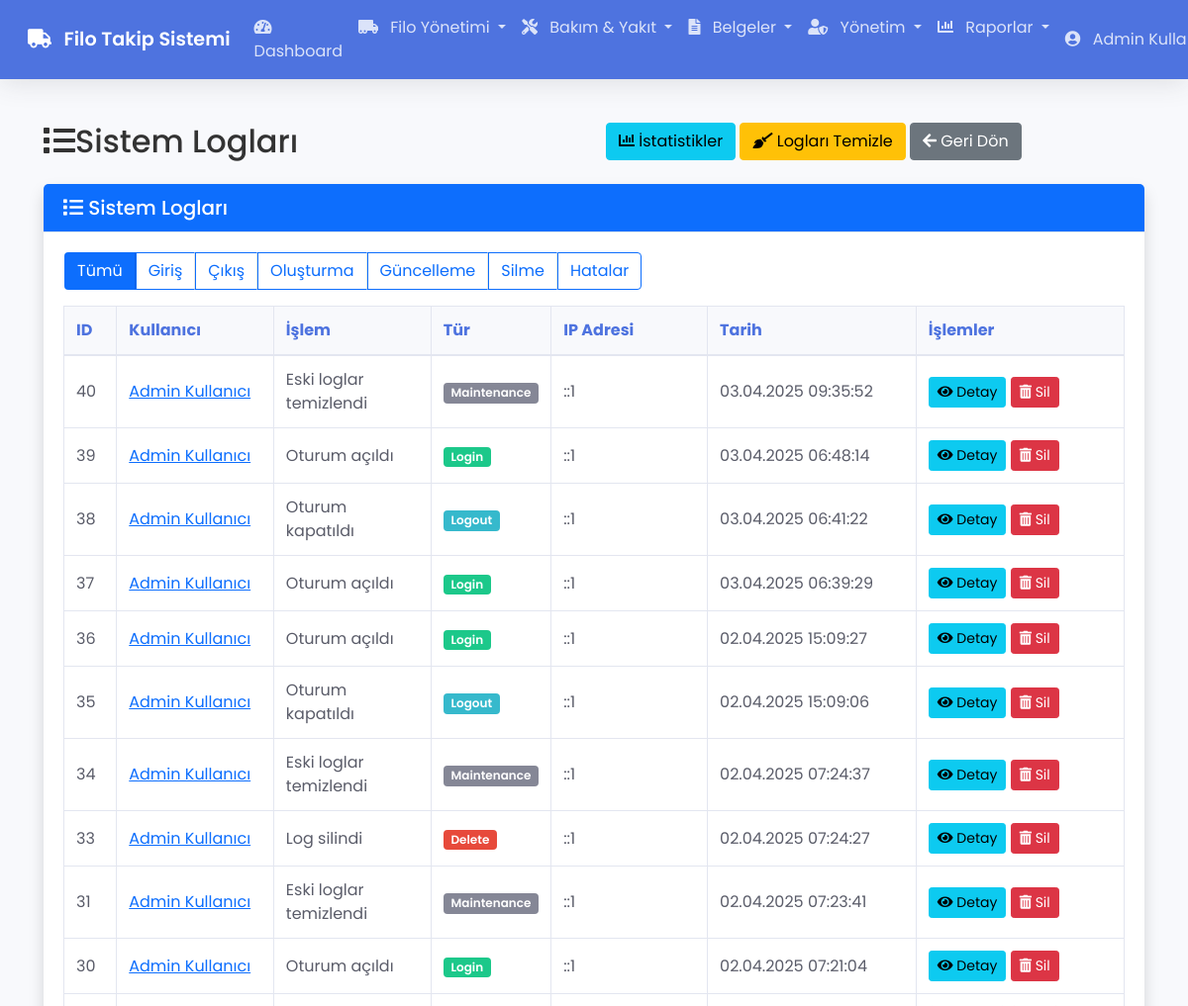
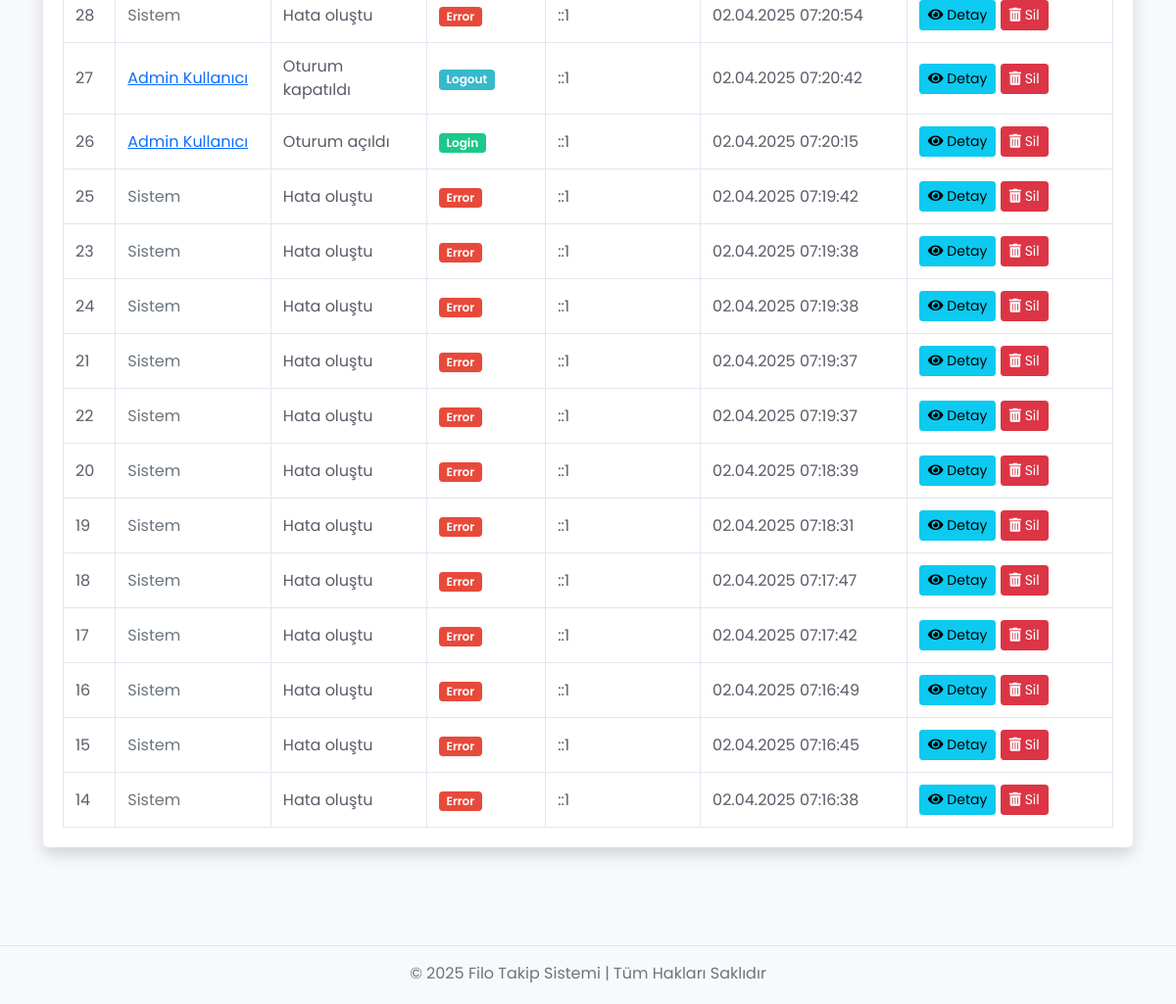
Screenshot of /logs (signed in) with the database file from the repository (2 pictures, top to bottom).
### tables this page shows
CREATE TABLE `system_logs` (
  `id` int(11) NOT NULL,
  `user_id` int(11) DEFAULT NULL,
  `action` varchar(255) NOT NULL,
  `type` varchar(50) NOT NULL,
  `ip_address` varchar(50) NOT NULL,
  `details` text DEFAULT NULL,
  `created_at` timestamp NOT NULL DEFAULT current_timestamp()
);

CREATE TABLE `users` (
  `id` int(11) NOT NULL,
  `name` varchar(100) NOT NULL,
  `email` varchar(100) NOT NULL,
  `password` varchar(255) NOT NULL,
  `role` enum('admin','user') NOT NULL DEFAULT 'user',
  `created_at` timestamp NOT NULL DEFAULT current_timestamp()
);

### app/controllers/Logs.php (called while the page is built, shortened)
<?php
class Logs extends Controller {
    private $logModel;
    public function __construct() {
        $this->logModel = $this->model('Log');
    }
    public function index() {
        $logs = $this->logModel->getLogs();
        $data = [
            'title' => 'Sistem Logları',
            'logs' => $logs
        ];
        $this->view('logs/index', $data);
    }
}

### app/core/App.php (called while the page is built, shortened)
<?php
class App {
    protected $currentMethod = 'index';
    public function __construct() {
        $url = $this->getUrl();
        if(isset($url[0]) && file_exists('app/controllers/' . ucwords($url[0]) . '.php')) {
            unset($url[0]);
        }
        $this->currentController = new $this->currentController;
        $this->params = $url ? array_values($url) : [];
        try {
            call_user_func_array([$this->currentController, $this->currentMethod], $this->params);
        } catch (ArgumentCountError $e) {
            error_log('Parametre hatası: ' . $e->getMessage());
            $this->show404();
        } catch (Error $e) {
            error_log('Uygulama hatası: ' . $e->getMessage());
            include 'app/views/errors/500.php';
        } catch (Exception $e) {
            error_log('Uygulama istisnası: ' . $e->getMessage());
            include 'app/views/errors/500.php';
        }
    }
    public function getUrl() {
        if(isset($_GET['url'])) {
            $url = rtrim($_GET['url'], '/');
            $url = filter_var($url, FILTER_SANITIZE_URL);
            $url = explode('/', $url);
            return $url;
        }
        return [];
    }
}

### index.php (called while the page is built, shortened)
<?php
require_once 'app/core/App.php';
require_once 'app/core/Controller.php';
require_once 'app/core/Database.php';
require_once 'app/models/Log.php';
$app = new App;

### app/core/Database.php (called while the page is built, shortened)
<?php
class Database {
    private $host = DB_HOST;
    private $user = DB_USER;
    private $pass = DB_PASS;
    private $dbname = DB_NAME;
    private $dbh;
    private $stmt;
    public function __construct() {
        $dsn = 'mysql:host=' . $this->host . ';dbname=' . $this->dbname . ';charset=utf8';
        $options = array(
            PDO::ATTR_PERSISTENT => true,
            PDO::ATTR_ERRMODE => PDO::ERRMODE_EXCEPTION,
            PDO::ATTR_DEFAULT_FETCH_MODE => PDO::FETCH_OBJ,
            PDO::ATTR_EMULATE_PREPARES => false
        );
        try {
            $this->dbh = new PDO($dsn, $this->user, $this->pass, $options);
        } catch(PDOException $e) {
            $this->error = $e->getMessage();
            echo $this->error;
        }
    }
    public function query($sql) {
        $this->stmt = $this->dbh->prepare($sql);
    }
    public function execute() {
        return $this->stmt->execute();
    }
    public function resultSet() {
        $this->execute();
        return $this->stmt->fetchAll();
    }
}

### app/models/Log.php (called while the page is built, shortened)
<?php
class Log {
    private $db;
    public function __construct() {
        $this->db = new Database;
    }
    public function getLogs($limit = null) {
        if ($limit) {
            $this->db->query('SELECT sl.*, u.name as user_name
                              FROM system_logs sl
                              LEFT JOIN users u ON sl.user_id = u.id
                              ORDER BY sl.created_at DESC
                              LIMIT :limit');
            $this->db->bind(':limit', $limit);
        } else {
            $this->db->query('SELECT sl.*, u.name as user_name
                              FROM system_logs sl
                              LEFT JOIN users u ON sl.user_id = u.id
                              ORDER BY sl.created_at DESC');
        }
        return $this->db->resultSet();
    }
}

### app/views/logs/index.php (the view, shortened to what this page needs)
<?php require APPROOT . '/views/inc/header.php'; ?>
<div class="container-fluid mt-4">
    <div class="row mb-3">
        <div class="col-md-6">
            <h2><i class="fas fa-list mr-2"></i><?php echo $data['title']; ?></h2>
        </div>
        <div class="col-md-6">
            <div class="float-right">
                <a href="<?php echo URLROOT; ?>/logs/stats" class="btn btn-info">
                    <i class="fas fa-chart-bar mr-1"></i> İstatistikler
                </a>
                <a href="<?php echo URLROOT; ?>/logs/clean" class="btn btn-warning">
                    <i class="fas fa-broom mr-1"></i> Logları Temizle
                </a>
                <a href="<?php echo URLROOT; ?>/dashboard" class="btn btn-secondary">
                    <i class="fas fa-arrow-left mr-1"></i> Geri Dön
                </a>
            </div>
        </div>
    </div>
    <div class="card shadow">
        <div class="card-header bg-primary text-white">
            <h5 class="mb-0"><i class="fas fa-list mr-2"></i> Sistem Logları</h5>
        </div>
        <div class="card-body">
            <div class="row mb-3">
                <div class="col-md-12">
                    <div class="btn-group">
                        <a href="<?php echo URLROOT; ?>/logs" class="btn btn-outline-primary <?php echo !isset($data['type']) ? 'active' : ''; ?>">
                            Tümü
                        </a>
                        <a href="<?php echo URLROOT; ?>/logs/type/login" class="btn btn-outline-primary <?php echo (isset($data['type']) && $data['type'] == 'login') ? 'active' : ''; ?>">
                            Giriş
                        </a>
                        <a href="<?php echo URLROOT; ?>/logs/type/logout" class="btn btn-outline-primary <?php echo (isset($data['type']) && $data['type'] == 'logout') ? 'active' : ''; ?>">
                            Çıkış
                        </a>
                        <a href="<?php echo URLROOT; ?>/logs/type/create" class="btn btn-outline-primary <?php echo (isset($data['type']) && $data['type'] == 'create') ? 'active' : ''; ?>">
                            Oluşturma
                        </a>
                        <a href="<?php echo URLROOT; ?>/logs/type/update" class="btn btn-outline-primary <?php echo (isset($data['type']) && $data['type'] == 'update') ? 'active' : ''; ?>">
                            Güncelleme
                        </a>
                        <a href="<?php echo URLROOT; ?>/logs/type/delete" class="btn btn-outline-primary <?php echo (isset($data['type']) && $data['type'] == 'delete') ? 'active' : ''; ?>">
                            Silme
                        </a>
                        <a href="<?php echo URLROOT; ?>/logs/type/error" class="btn btn-outline-primary <?php echo (isset($data['type']) && $data['type'] == 'error') ? 'active' : ''; ?>">
                            Hatalar
                        </a>
                    </div>
                </div>
            </div>
            <?php if(!empty($data['logs'])) : ?>
                <div class="table-responsive">
                    <table class="table table-bordered table-hover">
                        <thead class="thead-dark">
                            <tr>
                                <th width="5%">ID</th>
                                <th width="15%">Kullanıcı</th>
                                <th width="15%">İşlem</th>
                                <th width="10%">Tür</th>
                                <th width="15%">IP Adresi</th>
                                <th width="20%">Tarih</th>
                                <th width="20%">İşlemler</th>
                            </tr>
                        </thead>
                        <tbody>
                            <?php foreach($data['logs'] as $log) : ?>
                                <tr>
                                    <td><?php echo $log->id; ?></td>
                                    <td>
                                        <?php if($log->user_id) : ?>
                                            <a href="<?php echo URLROOT; ?>/logs/user/<?php echo $log->user_id; ?>">
                                                <?php echo $log->user_name; ?>
                                            </a>
                                        <?php else : ?>
                                            <span class="text-muted">Sistem</span>
                                        <?php endif; ?>
                                    </td>
                                    <td><?php echo $log->action; ?></td>
                                    <td>
                                        <?php
                                            $badgeClass = 'badge-secondary';
                                            switch($log->type) {
                                                case 'login':
                                                    $badgeClass = 'badge-success';
                                                    break;
                                                case 'logout':
                                                    $badgeClass = 'badge-info';
                                                    break;
                                                case 'delete':
                                                    $badgeClass = 'badge-danger';
                                                    break;
                                                case 'error':
                                                    $badgeClass = 'badge-danger';
                                                    break;
                                            }
                                        ?>
                                        <span class="badge <?php echo $badgeClass; ?>">
                                            <?php echo ucfirst($log->type); ?>
                                        </span>
                                    </td>
                                    <td><?php echo $log->ip_address; ?></td>
                                    <td><?php echo date('d.m.Y H:i:s', strtotime($log->created_at)); ?></td>
                                    <td>
                                        <a href="<?php echo URLROOT; ?>/logs/show/<?php echo $log->id; ?>" class="btn btn-sm btn-info">
                                            <i class="fas fa-eye mr-1"></i> Detay
                                        </a>
                                        <form class="d-inline" action="<?php echo URLROOT; ?>/logs/delete/<?php echo $log->id; ?>" method="POST">
                                            <button type="submit" class="btn btn-sm btn-danger" onclick="return confirm('Bu log kaydını silmek istediğinize emin misiniz?')">
                                                <i class="fas fa-trash-alt mr-1"></i> Sil
                                            </button>
                                        </form>
                                    </td>
                                </tr>
                            <?php endforeach; ?>
                        </tbody>
                    </table>
                </div>
            <?php else : ?>
                <div class="alert alert-info">
                    <i class="fas fa-info-circle mr-1"></i> Gösterilecek log kaydı bulunamadı.
                </div>
            <?php endif; ?>
        </div>
    </div>
</div>
<?php require APPROOT . '/views/inc/footer.php'; ?>

### public/css/style.css (style rules this page uses)
body { font-family: 'Poppins', sans-serif; background-color: #f8f9fc; color: #333; padding-bottom: 60px; }
.card { margin-bottom: 20px; border: 0; border-radius: 0.35rem; box-shadow: 0 0.15rem 1.75rem 0 rgba(58, 59, 69, 0.1); }
.card-header { background-color: #f8f9fc; border-bottom: 1px solid #e3e6f0; padding: 0.75rem 1.25rem; font-weight: 600; }
.card-body { padding: 1.25rem; }
.table { margin-bottom: 0; color: #5a5c69; width: 100%; border-collapse: collapse; }
.table thead th { vertical-align: bottom; border-bottom: 2px solid #e3e6f0; background-color: #f8f9fc; font-weight: 700; color: #4e73df; }
.table th, .table td { padding: 0.75rem; vertical-align: middle; border-top: 1px solid #e3e6f0; }
.table-bordered { border: 1px solid #e3e6f0; }
.table-bordered th, .table-bordered td { border: 1px solid #e3e6f0; }
.badge { display: inline-block; padding: 0.35em 0.65em; font-size: 75%; font-weight: 600; line-height: 1; text-align: center; white-space: nowrap; vertical-align: baseline; border-radius: 0.25rem; }
.badge-success { background-color: #1cc88a; color: #fff; }
.badge-info { background-color: #36b9cc; color: #fff; }
.badge-danger { background-color: #e74a3b; color: #fff; }
.badge-secondary { background-color: #858796; color: #fff; }
.btn { display: inline-block; font-weight: 400; text-align: center; vertical-align: middle; user-select: none; padding: 0.375rem 0.75rem; font-size: 1rem; line-height: 1.5; border-radius: 0.25rem; transition: color 0.15s ease-in-out, background-color 0.15s ease-in-out, border-color 0.15s ease-in-out, box-shadow 0.15s ease-in-out; }
.btn-sm { padding: 0.25rem 0.5rem; font-size: 0.875rem; line-height: 1.5; border-radius: 0.2rem; }
.btn-group { position: relative; display: inline-flex; vertical-align: middle; border-radius: 0.25rem; overflow: visible; }
.btn-group .btn { position: relative; flex: 1 1 auto; border-radius: 0.25rem; margin: 0 1px; }
.btn-group .btn:not(:last-child) { border-right: 1px solid rgba(0, 0, 0, 0.1); }
.table-responsive { width: 100% !important; overflow-x: auto; -webkit-overflow-scrolling: touch; }
.table th { font-weight: 600; vertical-align: middle !important; }
.table td { vertical-align: middle !important; }
.table th, .table td { vertical-align: middle !important; padding: 0.75rem; }

### rows the page displays
system_logs: id "40", user.name "Admin Kullanıcı", action "Eski loglar temizlendi", type "Maintenance", ip_address "::1", created_at "03.04.2025 09:35:52"
system_logs: id "39", user.name "Admin Kullanıcı", action "Oturum açıldı", type "Login", ip_address "::1", created_at "03.04.2025 06:48:14"
system_logs: id "38", user.name "Admin Kullanıcı", action "Oturum kapatıldı", type "Logout", ip_address "::1", created_at "03.04.2025 06:41:22"
system_logs: id "37", user.name "Admin Kullanıcı", action "Oturum açıldı", type "Login", ip_address "::1", created_at "03.04.2025 06:39:29"
system_logs: id "36", user.name "Admin Kullanıcı", action "Oturum açıldı", type "Login", ip_address "::1", created_at "02.04.2025 15:09:27"
system_logs: id "35", user.name "Admin Kullanıcı", action "Oturum kapatıldı", type "Logout", ip_address "::1", created_at "02.04.2025 15:09:06"
system_logs: id "34", user.name "Admin Kullanıcı", action "Eski loglar temizlendi", type "Maintenance", ip_address "::1", created_at "02.04.2025 07:24:37"
system_logs: id "33", user.name "Admin Kullanıcı", action "Log silindi", type "Delete", ip_address "::1", created_at "02.04.2025 07:24:27"
system_logs: id "31", user.name "Admin Kullanıcı", action "Eski loglar temizlendi", type "Maintenance", ip_address "::1", created_at "02.04.2025 07:23:41"
system_logs: id "30", user.name "Admin Kullanıcı", action "Oturum açıldı", type "Login", ip_address "::1", created_at "02.04.2025 07:21:04"
system_logs: id "28", shows "Sistem", action "Hata oluştu", type "Error", ip_address "::1", created_at "02.04.2025 07:20:54"
system_logs: id "27", user.name "Admin Kullanıcı", action "Oturum kapatıldı", type "Logout", ip_address "::1", created_at "02.04.2025 07:20:42"
system_logs: id "26", user.name "Admin Kullanıcı", action "Oturum açıldı", type "Login", ip_address "::1", created_at "02.04.2025 07:20:15"
system_logs: id "25", shows "Sistem", action "Hata oluştu", type "Error", ip_address "::1", created_at "02.04.2025 07:19:42"
system_logs: id "23", shows "Sistem", action "Hata oluştu", type "Error", ip_address "::1", created_at "02.04.2025 07:19:38"
system_logs: id "24", shows "Sistem", action "Hata oluştu", type "Error", ip_address "::1", created_at "02.04.2025 07:19:38"
system_logs: id "21", shows "Sistem", action "Hata oluştu", type "Error", ip_address "::1", created_at "02.04.2025 07:19:37"
system_logs: id "22", shows "Sistem", action "Hata oluştu", type "Error", ip_address "::1", created_at "02.04.2025 07:19:37"
system_logs: id "20", shows "Sistem", action "Hata oluştu", type "Error", ip_address "::1", created_at "02.04.2025 07:18:39"
system_logs: id "19", shows "Sistem", action "Hata oluştu", type "Error", ip_address "::1", created_at "02.04.2025 07:18:31"
system_logs: id "18", shows "Sistem", action "Hata oluştu", type "Error", ip_address "::1", created_at "02.04.2025 07:17:47"
system_logs: id "17", shows "Sistem", action "Hata oluştu", type "Error", ip_address "::1", created_at "02.04.2025 07:17:42"
system_logs: id "16", shows "Sistem", action "Hata oluştu", type "Error", ip_address "::1", created_at "02.04.2025 07:16:49"
system_logs: id "15", shows "Sistem", action "Hata oluştu", type "Error", ip_address "::1", created_at "02.04.2025 07:16:45"
system_logs: id "14", shows "Sistem", action "Hata oluştu", type "Error", ip_address "::1", created_at "02.04.2025 07:16:38"

### other values shown
SITENAME "Filo Takip Sistemi"
$_SESSION['user_name'] "Admin…"
$data['title'] "Sistem Logları"
